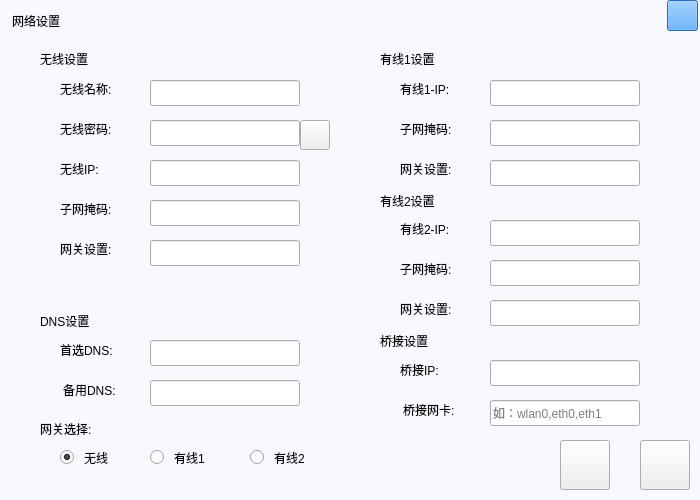
<?xml version="1.0" encoding="UTF-8"?>
<ui version="4.0">
 <class>lib_setNetwork</class>
 <widget class="QWidget" name="lib_setNetwork">
  <property name="geometry">
   <rect>
    <x>0</x>
    <y>0</y>
    <width>700</width>
    <height>500</height>
   </rect>
  </property>
  <property name="windowTitle">
   <string>Form</string>
  </property>
  <property name="styleSheet">
   <string notr="true">#lib_setNetwork{background-color: rgb(248, 248, 255);}
</string>
  </property>
  <widget class="QPushButton" name="but_close">
   <property name="geometry">
    <rect>
     <x>667</x>
     <y>0</y>
     <width>31</width>
     <height>31</height>
    </rect>
   </property>
   <property name="styleSheet">
    <string notr="true">border-image: url(:/new/prefix1/close.png);
background-color: rgb(51, 153, 255);</string>
   </property>
   <property name="text">
    <string/>
   </property>
  </widget>
  <widget class="QPushButton" name="but_save">
   <property name="geometry">
    <rect>
     <x>640</x>
     <y>440</y>
     <width>50</width>
     <height>50</height>
    </rect>
   </property>
   <property name="styleSheet">
    <string notr="true">border-image: url(:/prefix2/LCD_CS351/logo/saves.bmp);
</string>
   </property>
   <property name="text">
    <string/>
   </property>
  </widget>
  <widget class="QGroupBox" name="groupBox">
   <property name="geometry">
    <rect>
     <x>10</x>
     <y>10</y>
     <width>641</width>
     <height>461</height>
    </rect>
   </property>
   <property name="styleSheet">
    <string notr="true">QGroupBox{border:none;font: 14pt &quot;黑体&quot;;}</string>
   </property>
   <property name="title">
    <string>网络设置</string>
   </property>
   <widget class="QLabel" name="label">
    <property name="geometry">
     <rect>
      <x>50</x>
      <y>70</y>
      <width>80</width>
      <height>18</height>
     </rect>
    </property>
    <property name="styleSheet">
     <string notr="true">font: 14pt &quot;黑体&quot;;</string>
    </property>
    <property name="text">
     <string>无线名称:</string>
    </property>
   </widget>
   <widget class="QLabel" name="label_2">
    <property name="geometry">
     <rect>
      <x>50</x>
      <y>110</y>
      <width>80</width>
      <height>18</height>
     </rect>
    </property>
    <property name="styleSheet">
     <string notr="true">font: 14pt &quot;黑体&quot;;</string>
    </property>
    <property name="text">
     <string>无线密码:</string>
    </property>
   </widget>
   <widget class="QLabel" name="label_3">
    <property name="geometry">
     <rect>
      <x>50</x>
      <y>150</y>
      <width>80</width>
      <height>18</height>
     </rect>
    </property>
    <property name="styleSheet">
     <string notr="true">font: 14pt &quot;黑体&quot;;</string>
    </property>
    <property name="text">
     <string>无线IP:</string>
    </property>
   </widget>
   <widget class="QLabel" name="label_4">
    <property name="geometry">
     <rect>
      <x>50</x>
      <y>190</y>
      <width>80</width>
      <height>18</height>
     </rect>
    </property>
    <property name="styleSheet">
     <string notr="true">font: 14pt &quot;黑体&quot;;</string>
    </property>
    <property name="text">
     <string>子网掩码:</string>
    </property>
   </widget>
   <widget class="QLabel" name="label_5">
    <property name="geometry">
     <rect>
      <x>50</x>
      <y>230</y>
      <width>80</width>
      <height>18</height>
     </rect>
    </property>
    <property name="styleSheet">
     <string notr="true">font: 14pt &quot;黑体&quot;;</string>
    </property>
    <property name="text">
     <string>网关设置:</string>
    </property>
   </widget>
   <widget class="QLabel" name="label_6">
    <property name="geometry">
     <rect>
      <x>50</x>
      <y>330</y>
      <width>91</width>
      <height>20</height>
     </rect>
    </property>
    <property name="styleSheet">
     <string notr="true">font: 14pt &quot;黑体&quot;;</string>
    </property>
    <property name="text">
     <string>首选DNS:</string>
    </property>
   </widget>
   <widget class="QLabel" name="label_7">
    <property name="geometry">
     <rect>
      <x>53</x>
      <y>370</y>
      <width>81</width>
      <height>20</height>
     </rect>
    </property>
    <property name="styleSheet">
     <string notr="true">font: 14pt &quot;黑体&quot;;</string>
    </property>
    <property name="text">
     <string>备用DNS:</string>
    </property>
   </widget>
   <widget class="QLabel" name="label_8">
    <property name="geometry">
     <rect>
      <x>390</x>
      <y>70</y>
      <width>80</width>
      <height>18</height>
     </rect>
    </property>
    <property name="styleSheet">
     <string notr="true">font: 14pt &quot;黑体&quot;;</string>
    </property>
    <property name="text">
     <string>有线1-IP:</string>
    </property>
   </widget>
   <widget class="QLabel" name="label_9">
    <property name="geometry">
     <rect>
      <x>390</x>
      <y>110</y>
      <width>80</width>
      <height>18</height>
     </rect>
    </property>
    <property name="styleSheet">
     <string notr="true">font: 14pt &quot;黑体&quot;;</string>
    </property>
    <property name="text">
     <string>子网掩码:</string>
    </property>
   </widget>
   <widget class="QLineEdit" name="SSID">
    <property name="geometry">
     <rect>
      <x>140</x>
      <y>70</y>
      <width>150</width>
      <height>26</height>
     </rect>
    </property>
   </widget>
   <widget class="QLineEdit" name="psk">
    <property name="geometry">
     <rect>
      <x>140</x>
      <y>110</y>
      <width>150</width>
      <height>26</height>
     </rect>
    </property>
   </widget>
   <widget class="QLineEdit" name="wirelessIP">
    <property name="geometry">
     <rect>
      <x>140</x>
      <y>150</y>
      <width>150</width>
      <height>26</height>
     </rect>
    </property>
   </widget>
   <widget class="QLineEdit" name="wirelessNetmask">
    <property name="geometry">
     <rect>
      <x>140</x>
      <y>190</y>
      <width>150</width>
      <height>26</height>
     </rect>
    </property>
   </widget>
   <widget class="QLineEdit" name="wirelessGateway">
    <property name="geometry">
     <rect>
      <x>140</x>
      <y>230</y>
      <width>150</width>
      <height>26</height>
     </rect>
    </property>
   </widget>
   <widget class="QLineEdit" name="DNS1">
    <property name="geometry">
     <rect>
      <x>140</x>
      <y>330</y>
      <width>150</width>
      <height>26</height>
     </rect>
    </property>
   </widget>
   <widget class="QLineEdit" name="DNS2">
    <property name="geometry">
     <rect>
      <x>140</x>
      <y>370</y>
      <width>150</width>
      <height>26</height>
     </rect>
    </property>
   </widget>
   <widget class="QLineEdit" name="EthernetIP1">
    <property name="geometry">
     <rect>
      <x>480</x>
      <y>70</y>
      <width>150</width>
      <height>26</height>
     </rect>
    </property>
   </widget>
   <widget class="QLineEdit" name="EthernetNetmask1">
    <property name="geometry">
     <rect>
      <x>480</x>
      <y>110</y>
      <width>150</width>
      <height>26</height>
     </rect>
    </property>
   </widget>
   <widget class="QLabel" name="label_11">
    <property name="geometry">
     <rect>
      <x>390</x>
      <y>210</y>
      <width>80</width>
      <height>18</height>
     </rect>
    </property>
    <property name="styleSheet">
     <string notr="true">font: 14pt &quot;黑体&quot;;</string>
    </property>
    <property name="text">
     <string>有线2-IP:</string>
    </property>
   </widget>
   <widget class="QLineEdit" name="EthernetIP2">
    <property name="geometry">
     <rect>
      <x>480</x>
      <y>210</y>
      <width>150</width>
      <height>26</height>
     </rect>
    </property>
   </widget>
   <widget class="QLabel" name="label_12">
    <property name="geometry">
     <rect>
      <x>390</x>
      <y>250</y>
      <width>80</width>
      <height>18</height>
     </rect>
    </property>
    <property name="styleSheet">
     <string notr="true">font: 14pt &quot;黑体&quot;;</string>
    </property>
    <property name="text">
     <string>子网掩码:</string>
    </property>
   </widget>
   <widget class="QLineEdit" name="EthernetNetmask2">
    <property name="geometry">
     <rect>
      <x>480</x>
      <y>250</y>
      <width>150</width>
      <height>26</height>
     </rect>
    </property>
   </widget>
   <widget class="QLabel" name="label_13">
    <property name="geometry">
     <rect>
      <x>30</x>
      <y>40</y>
      <width>81</width>
      <height>18</height>
     </rect>
    </property>
    <property name="styleSheet">
     <string notr="true">font: 14pt &quot;黑体&quot;;</string>
    </property>
    <property name="text">
     <string>无线设置</string>
    </property>
   </widget>
   <widget class="QLabel" name="label_14">
    <property name="geometry">
     <rect>
      <x>370</x>
      <y>40</y>
      <width>91</width>
      <height>18</height>
     </rect>
    </property>
    <property name="styleSheet">
     <string notr="true">font: 14pt &quot;黑体&quot;;</string>
    </property>
    <property name="text">
     <string>有线1设置</string>
    </property>
   </widget>
   <widget class="QLabel" name="label_15">
    <property name="geometry">
     <rect>
      <x>370</x>
      <y>180</y>
      <width>91</width>
      <height>21</height>
     </rect>
    </property>
    <property name="styleSheet">
     <string notr="true">font: 14pt &quot;黑体&quot;;</string>
    </property>
    <property name="text">
     <string>有线2设置</string>
    </property>
   </widget>
   <widget class="QLineEdit" name="EthernetGateway1">
    <property name="geometry">
     <rect>
      <x>480</x>
      <y>150</y>
      <width>150</width>
      <height>26</height>
     </rect>
    </property>
   </widget>
   <widget class="QLabel" name="label_16">
    <property name="geometry">
     <rect>
      <x>390</x>
      <y>150</y>
      <width>80</width>
      <height>18</height>
     </rect>
    </property>
    <property name="styleSheet">
     <string notr="true">font: 14pt &quot;黑体&quot;;</string>
    </property>
    <property name="text">
     <string>网关设置:</string>
    </property>
   </widget>
   <widget class="QLineEdit" name="EthernetGateway2">
    <property name="geometry">
     <rect>
      <x>480</x>
      <y>290</y>
      <width>150</width>
      <height>26</height>
     </rect>
    </property>
   </widget>
   <widget class="QLabel" name="label_17">
    <property name="geometry">
     <rect>
      <x>390</x>
      <y>290</y>
      <width>80</width>
      <height>18</height>
     </rect>
    </property>
    <property name="styleSheet">
     <string notr="true">font: 14pt &quot;黑体&quot;;</string>
    </property>
    <property name="text">
     <string>网关设置:</string>
    </property>
   </widget>
   <widget class="QLabel" name="label_18">
    <property name="geometry">
     <rect>
      <x>30</x>
      <y>300</y>
      <width>121</width>
      <height>21</height>
     </rect>
    </property>
    <property name="styleSheet">
     <string notr="true">font: 14pt &quot;黑体&quot;;</string>
    </property>
    <property name="text">
     <string>DNS设置</string>
    </property>
   </widget>
   <widget class="QPushButton" name="pushButton">
    <property name="geometry">
     <rect>
      <x>290</x>
      <y>110</y>
      <width>30</width>
      <height>30</height>
     </rect>
    </property>
    <property name="styleSheet">
     <string notr="true">border-image: url(:/new/prefix1/view_off.png);</string>
    </property>
    <property name="text">
     <string/>
    </property>
   </widget>
   <widget class="QRadioButton" name="raBut_wlan0">
    <property name="geometry">
     <rect>
      <x>50</x>
      <y>430</y>
      <width>87</width>
      <height>35</height>
     </rect>
    </property>
    <property name="focusPolicy">
     <enum>Qt::NoFocus</enum>
    </property>
    <property name="styleSheet">
     <string notr="true">QRadioButton{
   font: 14pt &quot;黑体&quot;;
   spacing: 10 
}  

QRadioButton::indicator { 
   width: 25px;
   height: 25px;
   image: url(:/prefix2/LCD_CS351/logo/Radio.png);
}

QRadioButton::indicator:checked { 
image: url(:/prefix2/LCD_CS351/logo/Radio_check.png);
}</string>
    </property>
    <property name="text">
     <string>无线</string>
    </property>
    <property name="checked">
     <bool>true</bool>
    </property>
   </widget>
   <widget class="QRadioButton" name="raBut_eth0">
    <property name="geometry">
     <rect>
      <x>140</x>
      <y>430</y>
      <width>87</width>
      <height>35</height>
     </rect>
    </property>
    <property name="focusPolicy">
     <enum>Qt::NoFocus</enum>
    </property>
    <property name="styleSheet">
     <string notr="true">QRadioButton{
   font: 14pt &quot;黑体&quot;;
   spacing: 10 
}  

QRadioButton::indicator { 
   width: 25px;
   height: 25px;
   image: url(:/prefix2/LCD_CS351/logo/Radio.png);
}

QRadioButton::indicator:checked { 
image: url(:/prefix2/LCD_CS351/logo/Radio_check.png);
}</string>
    </property>
    <property name="text">
     <string>有线1</string>
    </property>
   </widget>
   <widget class="QRadioButton" name="raBut_eth1">
    <property name="geometry">
     <rect>
      <x>240</x>
      <y>430</y>
      <width>87</width>
      <height>35</height>
     </rect>
    </property>
    <property name="focusPolicy">
     <enum>Qt::NoFocus</enum>
    </property>
    <property name="styleSheet">
     <string notr="true">QRadioButton{
   font: 14pt &quot;黑体&quot;;
   spacing: 10 
}  

QRadioButton::indicator { 
   width: 25px;
   height: 25px;
   image: url(:/prefix2/LCD_CS351/logo/Radio.png);
}

QRadioButton::indicator:checked { 
image: url(:/prefix2/LCD_CS351/logo/Radio_check.png);
}</string>
    </property>
    <property name="text">
     <string>有线2</string>
    </property>
   </widget>
   <widget class="QLabel" name="label_20">
    <property name="geometry">
     <rect>
      <x>30</x>
      <y>410</y>
      <width>201</width>
      <height>18</height>
     </rect>
    </property>
    <property name="styleSheet">
     <string notr="true">font: 14pt &quot;黑体&quot;;</string>
    </property>
    <property name="text">
     <string>网关选择:</string>
    </property>
   </widget>
   <widget class="QLabel" name="label_19">
    <property name="geometry">
     <rect>
      <x>370</x>
      <y>320</y>
      <width>91</width>
      <height>21</height>
     </rect>
    </property>
    <property name="styleSheet">
     <string notr="true">font: 14pt &quot;黑体&quot;;</string>
    </property>
    <property name="text">
     <string>桥接设置</string>
    </property>
   </widget>
   <widget class="QLineEdit" name="bridging_network">
    <property name="geometry">
     <rect>
      <x>480</x>
      <y>390</y>
      <width>150</width>
      <height>26</height>
     </rect>
    </property>
    <property name="placeholderText">
     <string>如：wlan0,eth0,eth1</string>
    </property>
   </widget>
   <widget class="QLineEdit" name="bridging_ip">
    <property name="geometry">
     <rect>
      <x>480</x>
      <y>350</y>
      <width>150</width>
      <height>26</height>
     </rect>
    </property>
   </widget>
   <widget class="QLabel" name="label_10">
    <property name="geometry">
     <rect>
      <x>390</x>
      <y>350</y>
      <width>91</width>
      <height>20</height>
     </rect>
    </property>
    <property name="styleSheet">
     <string notr="true">font: 14pt &quot;黑体&quot;;</string>
    </property>
    <property name="text">
     <string>桥接IP:</string>
    </property>
   </widget>
   <widget class="QLabel" name="label_21">
    <property name="geometry">
     <rect>
      <x>393</x>
      <y>390</y>
      <width>81</width>
      <height>20</height>
     </rect>
    </property>
    <property name="styleSheet">
     <string notr="true">font: 14pt &quot;黑体&quot;;</string>
    </property>
    <property name="text">
     <string>桥接网卡:</string>
    </property>
   </widget>
  </widget>
  <widget class="QPushButton" name="but_cancel">
   <property name="geometry">
    <rect>
     <x>560</x>
     <y>440</y>
     <width>50</width>
     <height>50</height>
    </rect>
   </property>
   <property name="styleSheet">
    <string notr="true">border-image: url(:/prefix2/LCD_CS351/logo/cancel.bmp);
</string>
   </property>
   <property name="text">
    <string/>
   </property>
  </widget>
 </widget>
 <resources/>
 <connections/>
</ui>
